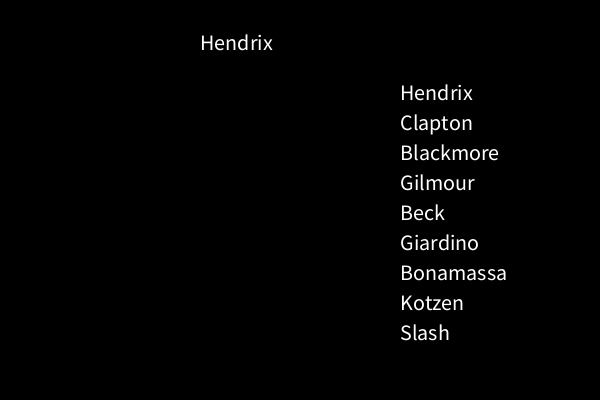
Frame 1 (no input)
Frame 60 (the mouse pressed at the canvas centre just before this capture): identical to frame 1, image omitted
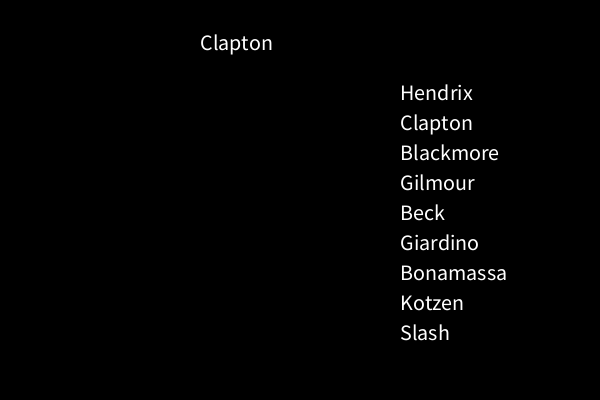
Frame 120 (the mouse held since frame 60 and released just before this capture)

The Processing sketch that drew these frames (run headless with seeded random() and noise(); from frame 60 on, the mouse is pressed at the canvas centre):

// Processing sketch: arregloTexto2
// ── arregloTexto2.pde
String [] guitars = {"Hendrix", "Clapton", "Blackmore", "Gilmour", "Beck", "Giardino", "Bonamassa", "Kotzen", "Slash"};
int numero;
void setup() {
  size(600, 400);
  textSize(22);
}
void draw() {
  background(0);

  for (int i=0; i<guitars.length; i++) { // .length permite acceder a la longitud del arreglo
    text(guitars[i], 400, 100+i*30);
  }
  text(guitars[numero], 200, 50);
}
void mousePressed() { // al presionar cambia el valor del indice del arreglo
  if (numero>=guitars.length-1) {
    numero = 0;
  } else {
    numero ++;
  }
}
